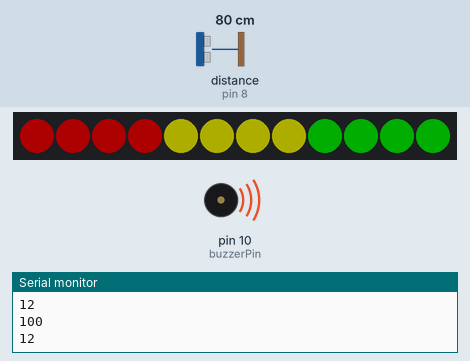
Recording of a sketch running on a simulated Arduino Uno, built with avr-gcc and run on an emulated ATmega328P. On the bench: 12 RGB LEDs in strip order, left to right, buzzer (waves = sounding, pin HIGH), the last lines printed to the serial monitor. Wiring (inferred from the names in the program): ultrasonic range finder: trigger pin 2; echo pin 8. The test bench sets the inputs (shaded band); at power-on: distance to the obstacle (sensor on pin 8) 80 cm. The echo pulse lasts 58.3 µs per cm; dim RGB values are drawn brighter than linear; the strip is taken to match the declared colour order; pins used as bus, display or sensor lines are not drawn.

Above: at 1.2 s.
1.3 s: distance to the obstacle (sensor on pin 8) set to 115 cm
2.8 s: distance to the obstacle (sensor on pin 8) set to 124 cm
At 3.4 s:
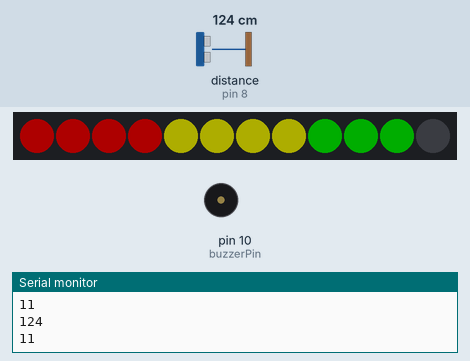
4.3 s: distance to the obstacle (sensor on pin 8) set to 250 cm
At 4.8 s:
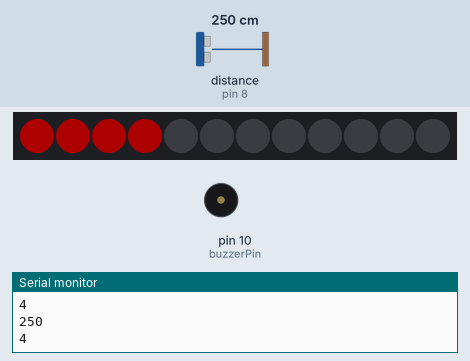
5.8 s: distance to the obstacle (sensor on pin 8) set to 2 cm
At 6.3 s:
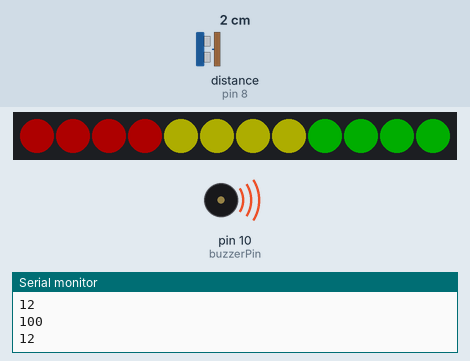
7.3 s: distance to the obstacle (sensor on pin 8) set to 120 cm
At 7.8 s:
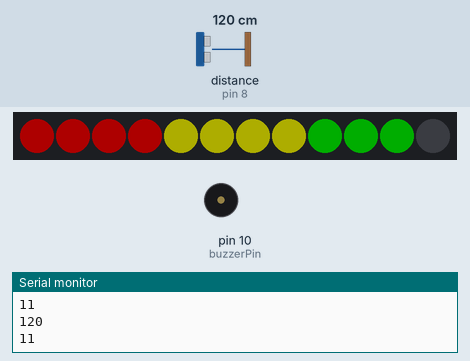
Timing chart, 0 to 9.8 s (numbered marks = the images above; inputs shaded):
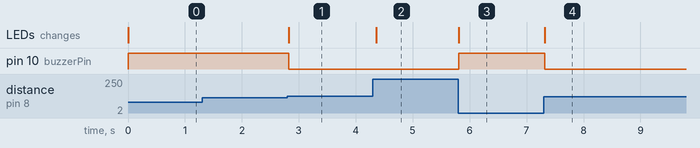

Measured:
- the behaviour switches between 118 and 119 cm on distance to the obstacle (sensor on pin 8) (found by bisection; images 0 and 1)
- after the input at 2.8 s, pin 10 (buzzerPin): HIGH → LOW at once; the LEDs: change at once (image 1)
- after the input at 4.3 s, the LEDs: change after 0.06 s (image 2)
- after the input at 5.8 s, pin 10 (buzzerPin): LOW → HIGH at once; the LEDs: change at once (image 3)
- after the input at 7.3 s, pin 10 (buzzerPin): HIGH → LOW at once; the LEDs: change at once (image 4)

The sketch:

Socail_Distance_Control.ino
```cpp
#include <Adafruit_NeoPixel.h>

int ledPin= 3;
int ledNo= 12;

Adafruit_NeoPixel strip= Adafruit_NeoPixel(ledNo,ledPin,NEO_RGB+NEO_KHZ800);


int buzzerPin= 10;
int echoPin= 8;
int trigPin= 2;
int minDistance = 100;
int maxDistance = 300;

void setup()
{
  pinMode(buzzerPin, OUTPUT);
  pinMode(trigPin, OUTPUT);
  pinMode(echoPin, INPUT);
  Serial. begin(9600);
  strip.begin();
  for(int i = 0; i < ledNo; i++)
  {
   strip.setPixelColor(i,strip.Color(0,0,0));
  }
  strip.show();
}

void loop()
{
  int distance = calcDistance();
  Serial.println(distance);
  int ledsToGlow = map(distance, minDistance, maxDistance, ledNo, 1);
  Serial.println(ledsToGlow);
  if(ledsToGlow == 12)
  {
    digitalWrite(buzzerPin, HIGH);
  }
  else
  {
    digitalWrite(buzzerPin, LOW);
  }
  for(int i = 0; i < ledsToGlow; i++)
  {
    if(i < 4)
    {
      strip.setPixelColor(i,strip.Color(50,0,0));//green,red,blue
    }
    else if(i >= 4 && i < 8)
    {
      strip.setPixelColor(i,strip.Color(50,50,0));//green,red,blue
    }
    else if(i >= 8 && i < 12)
    {
      strip.setPixelColor(i,strip.Color(0,50,0));//green,red,blue
    }
  }
  for(int i = ledsToGlow; i < ledNo; i++)
  {
    strip.setPixelColor(i,strip.Color(0,0,0));
  }
  strip.show();
  delay(50);
}

int calcDistance()
{
  long distance,duration;
  digitalWrite(trigPin, LOW);
  delayMicroseconds(2);
  digitalWrite(trigPin, HIGH);
  delayMicroseconds(10);
  digitalWrite(trigPin, LOW);
  duration = pulseIn(echoPin, HIGH);
  distance = duration/29/2;
  if(distance >= maxDistance)
  {
    distance = maxDistance;
  }
  if(distance <= minDistance)
  {
    distance = minDistance;
  }
  return distance;
}
```
